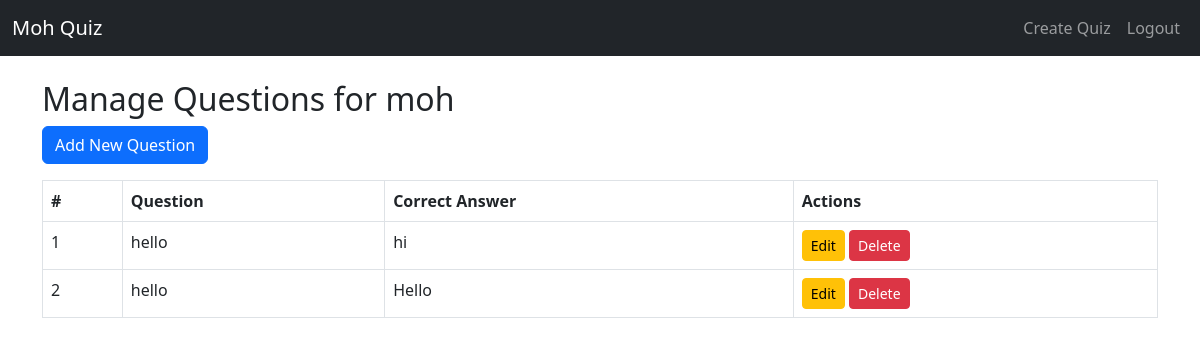
/quiz/1/questions/ (signed in), run on the app's committed database.
### quiz_app/models.py (models this page shows, shortened)
class Quiz(models.Model):
    user = models.ForeignKey(User, on_delete=models.CASCADE, related_name="creator")
    title = models.CharField(max_length=200)
    description = models.TextField()
    time_limit = models.IntegerField()
    quiz_password = models.CharField(max_length=100)

class Question(models.Model):
    quiz = models.ForeignKey(Quiz, on_delete=models.CASCADE, related_name="questions")
    text = models.TextField()  # Question text
    option1 = models.CharField(max_length=255)
    option2 = models.CharField(max_length=255)
    option3 = models.CharField(max_length=255)
    option4 = models.CharField(max_length=255)
    correct_option = models.CharField(max_length=255)  # Store the correct answer as text

### quiz_app/views.py (the view)
# urls.py: path("quiz/<int:quiz_id>/questions/", quiz_questions, name="quiz_questions"),
@login_required
def quiz_questions(request, quiz_id):
    quiz = get_object_or_404(Quiz, id=quiz_id)
    questions = Question.objects.filter(quiz=quiz)
    if request.user != quiz.user:
        return redirect('home')  # Redirect if not authorized
    return render(request, 'quiz_app/manage_questions.html', {'quiz': quiz, 'questions': questions})

### templates/quiz_app/manage_questions.html (shortened to what this page needs)
{% extends 'quiz_app/base.html' %}
{% block content %}
<h2>Manage Questions for {{ quiz.title }}</h2>
<a href="{% url 'add_questions' quiz.id %}" class="btn btn-primary mb-3">Add New Question</a>
{% if questions %}
<table class="table table-bordered">
    <thead>
        <tr>
            <th>#</th>
            <th>Question</th>
            <th>Correct Answer</th>
            <th>Actions</th>
        </tr>
    </thead>
    <tbody>
        {% for question in questions %}
        <tr>
            <td>{{ forloop.counter }}</td>
            <td>{{ question.text }}</td>
            <td>{{ question.correct_option }}</td>
            <td>
                <a href="{% url 'edit_question' question.id %}" class="btn btn-warning btn-sm">Edit</a>
                <a href="{% url 'delete_question' question.id %}" class="btn btn-danger btn-sm"
                    onclick="return confirm('Are you sure you want to delete this question?');">
                    Delete
                </a>
            </td>
        </tr>
        {% endfor %}
    </tbody>
</table>
{% else %}
<p>No questions added yet.</p>
{% endif %}
{% endblock %}

### data on the page
Quiz: title "moh"
Question: text "hello", correct_option "hi"
Question: text "hello", correct_option "Hello"
